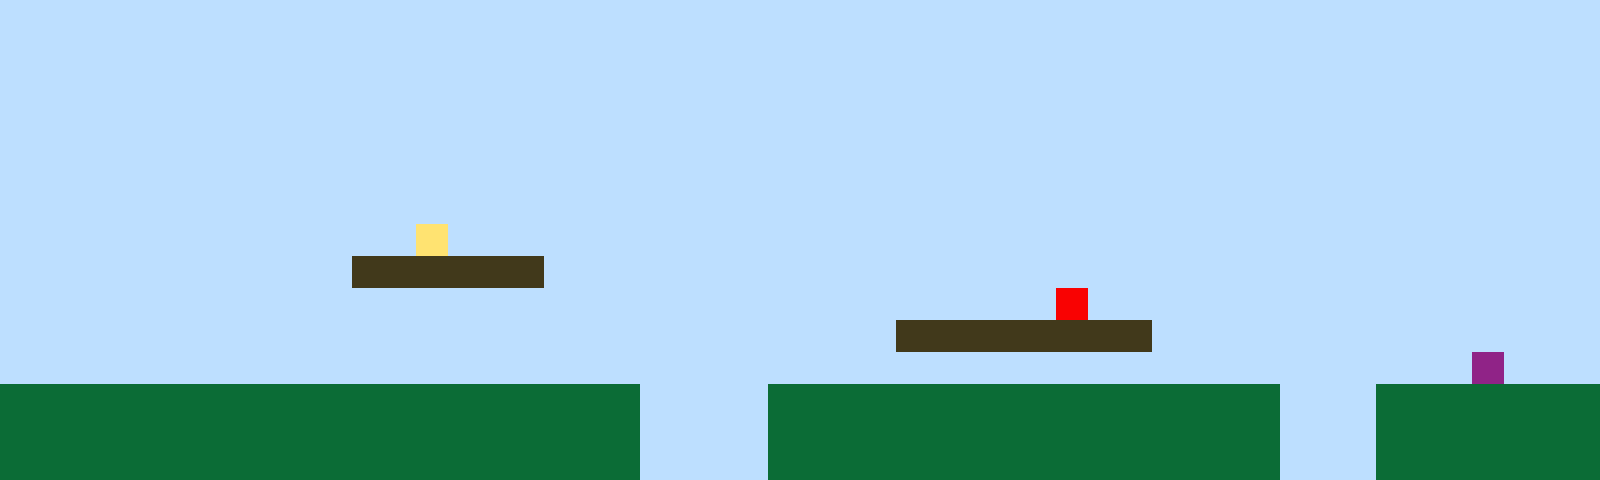

Below is a game level as drawn by its tile map, then a one-line description and the .tmx file that defines it, in full:
An orthogonal 50x15 tile map with 32x32 px tiles, 1 tile layer (Tile Layer 1).

<map version="1.10" tiledversion="1.11.2" orientation="orthogonal" renderorder="right-up" width="50" height="15" tilewidth="32" tileheight="32" infinite="0" nextlayerid="2" nextobjectid="1"><editorsettings><export target="map1.csv" format="csv" /></editorsettings><tileset firstgid="1" name="sprites" tilewidth="32" tileheight="32" tilecount="6" columns="3"><image source="sprites.png" width="96" height="64" /></tileset><layer id="1" name="Tile Layer 1" width="50" height="15"><data encoding="csv">1,1,1,1,1,1,1,1,1,1,1,1,1,1,1,1,1,1,1,1,1,1,1,1,1,1,1,1,1,1,1,1,1,1,1,1,1,1,1,1,1,1,1,1,1,1,1,1,1,1,1,1,1,1,1,1,1,1,1,1,1,1,1,1,1,1,1,1,1,1,1,1,1,1,1,1,1,1,1,1,1,1,1,1,1,1,1,1,1,1,1,1,1,1,1,1,1,1,1,1,1,1,1,1,1,1,1,1,1,1,1,1,1,1,1,1,1,1,1,1,1,1,1,1,1,1,1,1,1,1,1,1,1,1,1,1,1,1,1,1,1,1,1,1,1,1,1,1,1,1,1,1,1,1,1,1,1,1,1,1,1,1,1,1,1,1,1,1,1,1,1,1,1,1,1,1,1,1,1,1,1,1,1,1,1,1,1,1,1,1,1,1,1,1,1,1,1,1,1,1,1,1,1,1,1,1,1,1,1,1,1,1,1,1,1,1,1,1,1,1,1,1,1,1,1,1,1,1,1,1,1,1,1,1,1,1,1,1,1,1,1,1,1,1,1,1,1,1,1,1,1,1,1,1,1,1,1,1,1,1,1,1,1,1,1,1,1,1,1,1,1,1,1,1,1,1,1,1,1,1,1,1,1,1,1,1,1,1,1,1,1,1,1,1,1,1,1,1,1,1,1,1,1,1,1,1,1,1,1,1,1,1,1,1,1,1,1,1,1,1,1,1,1,1,1,1,1,1,1,1,1,1,1,1,1,1,1,1,1,1,1,1,1,1,1,1,1,1,1,1,1,1,1,1,1,1,1,1,1,1,1,1,1,4,1,1,1,1,1,1,1,1,1,1,1,1,1,1,1,1,1,1,1,1,1,1,1,1,1,1,1,1,1,1,1,1,1,1,1,1,1,1,1,1,1,1,1,1,1,1,1,3,3,3,3,3,3,1,1,1,1,1,1,1,1,1,1,1,1,1,1,1,1,1,1,1,1,1,1,1,1,1,1,1,1,1,1,1,1,1,1,1,1,1,1,1,1,1,1,1,1,1,1,1,1,1,1,1,1,1,1,1,1,1,1,1,1,1,1,1,1,1,1,5,1,1,1,1,1,1,1,1,1,1,1,1,1,1,1,1,1,1,1,1,1,1,1,1,1,1,1,1,1,1,1,1,1,1,1,1,1,1,1,1,1,1,1,1,3,3,3,3,3,3,3,3,1,1,1,1,1,1,1,1,1,1,1,1,1,1,1,1,1,1,1,1,1,1,1,1,1,1,1,1,1,1,1,1,1,1,1,1,1,1,1,1,1,1,1,1,1,1,1,1,1,1,1,1,1,1,1,1,1,1,1,1,6,1,1,1,2,2,2,2,2,2,2,2,2,2,2,2,2,2,2,2,2,2,2,2,1,1,1,1,2,2,2,2,2,2,2,2,2,2,2,2,2,2,2,2,1,1,1,2,2,2,2,2,2,2,2,2,2,2,2,2,2,2,2,2,2,2,2,2,2,2,2,2,2,2,1,1,1,1,2,2,2,2,2,2,2,2,2,2,2,2,2,2,2,2,1,1,1,2,2,2,2,2,2,2,2,2,2,2,2,2,2,2,2,2,2,2,2,2,2,2,2,2,2,2,1,1,1,1,2,2,2,2,2,2,2,2,2,2,2,2,2,2,2,2,1,1,1,2,2,2,2,2,2,2</data></layer></map>
